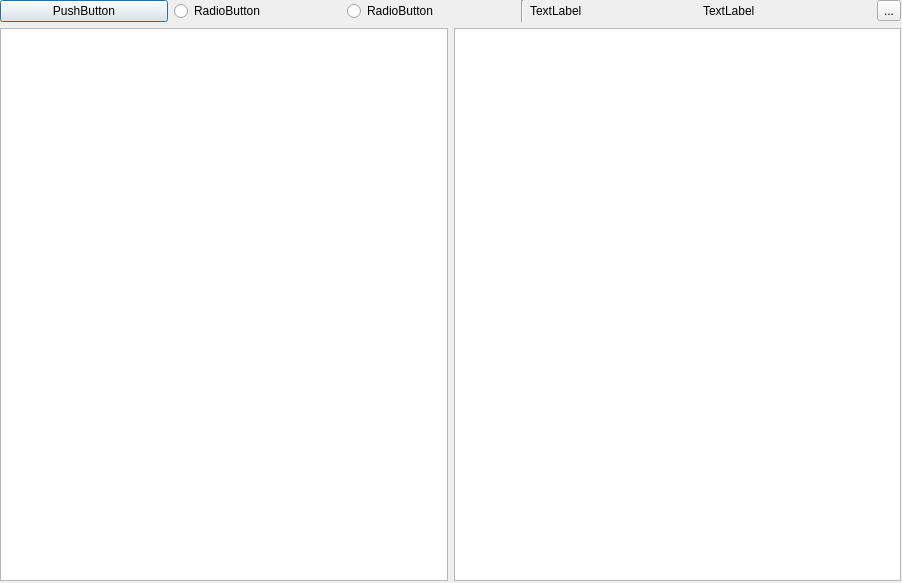
<?xml version="1.0" encoding="UTF-8"?>
<ui version="4.0">
 <class>Dialog</class>
 <widget class="QDialog" name="Dialog">
  <property name="geometry">
   <rect>
    <x>0</x>
    <y>0</y>
    <width>902</width>
    <height>583</height>
   </rect>
  </property>
  <property name="windowTitle">
   <string>Dialog</string>
  </property>
  <widget class="QWidget" name="verticalLayoutWidget_3">
   <property name="geometry">
    <rect>
     <x>0</x>
     <y>0</y>
     <width>901</width>
     <height>581</height>
    </rect>
   </property>
   <layout class="QVBoxLayout" name="verticalLayout_3">
    <item>
     <layout class="QHBoxLayout" name="horizontalLayout_3">
      <item>
       <widget class="QPushButton" name="fillButton">
        <property name="text">
         <string>PushButton</string>
        </property>
       </widget>
      </item>
      <item>
       <widget class="QRadioButton" name="brushRadio">
        <property name="text">
         <string>RadioButton</string>
        </property>
       </widget>
      </item>
      <item>
       <widget class="QRadioButton" name="rectangleRadio">
        <property name="text">
         <string>RadioButton</string>
        </property>
       </widget>
      </item>
      <item>
       <widget class="Line" name="line">
        <property name="orientation">
         <enum>Qt::Vertical</enum>
        </property>
       </widget>
      </item>
      <item>
       <widget class="QLabel" name="columnLabel">
        <property name="text">
         <string>TextLabel</string>
        </property>
       </widget>
      </item>
      <item>
       <widget class="QLabel" name="rowLabel">
        <property name="text">
         <string>TextLabel</string>
        </property>
       </widget>
      </item>
      <item>
       <widget class="QToolButton" name="toolButton">
        <property name="text">
         <string>...</string>
        </property>
       </widget>
      </item>
     </layout>
    </item>
    <item>
     <layout class="QHBoxLayout" name="horizontalLayout">
      <item>
       <layout class="QVBoxLayout" name="verticalLayout">
        <item>
         <widget class="QTableWidget" name="tableWidget"/>
        </item>
       </layout>
      </item>
      <item>
       <layout class="QVBoxLayout" name="verticalLayout_2">
        <item>
         <widget class="QTableWidget" name="tileMapViewer">
          <property name="editTriggers">
           <set>QAbstractItemView::NoEditTriggers</set>
          </property>
          <attribute name="horizontalHeaderVisible">
           <bool>false</bool>
          </attribute>
          <attribute name="verticalHeaderVisible">
           <bool>false</bool>
          </attribute>
         </widget>
        </item>
       </layout>
      </item>
     </layout>
    </item>
   </layout>
  </widget>
 </widget>
 <resources/>
 <connections/>
</ui>
